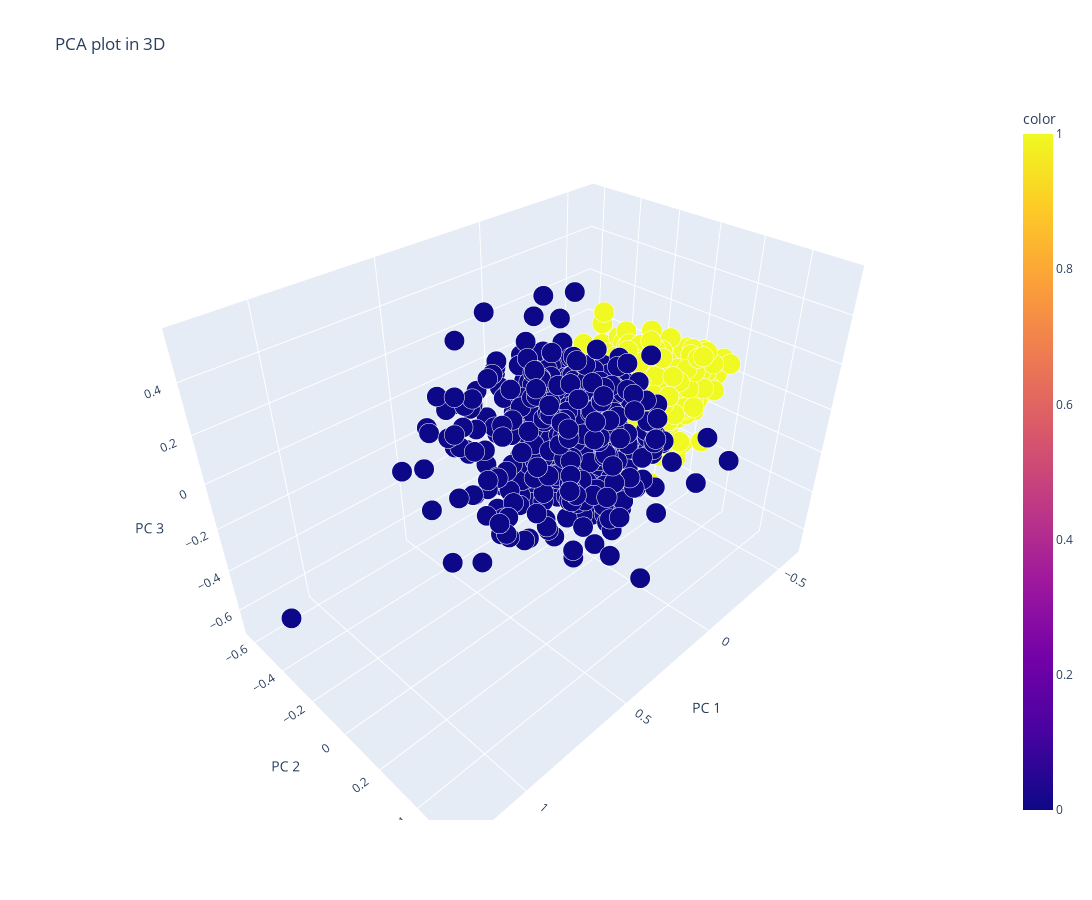

This figure's notebook cell:
### Code cell
PCAplot3D(X, pred_ward)

### Figure 1 — Plotly figure (JSON) as saved in the notebook; plotly's stock layout.template omitted (floating-point values rounded to 4 significant figures; data arrays with more than 128 entries replaced by an {"elided": "..."} marker saying what was removed)
{"data": [{"hovertemplate": "PC 1=%{x}<br>PC 2=%{y}<br>PC 3=%{z}<br>size=%{marker.size}<br>color=%{marker.color}<extra></extra>", "legendgroup": "", "marker": {"color": {"elided": "1045 int values"}, "coloraxis": "coloraxis", "opacity": 1, "size": {"elided": "1045 float values"}, "sizemode": "area", "sizeref": 0.00025, "symbol": "circle"}, "mode": "markers", "name": "", "scene": "scene", "showlegend": false, "type": "scatter3d", "x": {"elided": "1045 float values"}, "y": {"elided": "1045 float values"}, "z": {"elided": "1045 float values"}}], "layout": {"coloraxis": {"colorbar": {"title": {"text": "color"}}, "colorscale": [[0, "#0d0887"], [0.1111, "#46039f"], [0.2222, "#7201a8"], [0.3333, "#9c179e"], [0.4444, "#bd3786"], [0.5556, "#d8576b"], [0.6667, "#ed7953"], [0.7778, "#fb9f3a"], [0.8889, "#fdca26"], [1, "#f0f921"]]}, "height": 900, "legend": {"itemsizing": "constant", "tracegroupgap": 0}, "scene": {"domain": {"x": [0, 1], "y": [0, 1]}, "xaxis": {"title": {"text": "PC 1"}}, "yaxis": {"title": {"text": "PC 2"}}, "zaxis": {"title": {"text": "PC 3"}}}, "title": {"text": "PCA plot in 3D"}, "width": 1200}}
